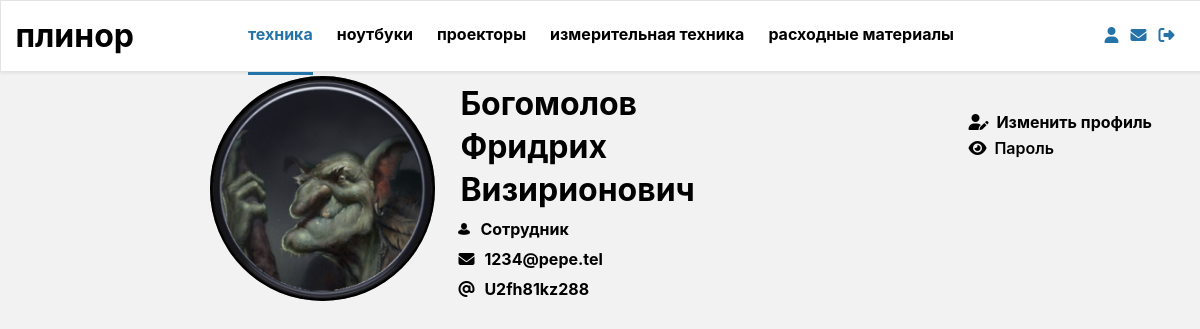
/cabinet/view/ (signed in), run on an earlier commit of the app's database.
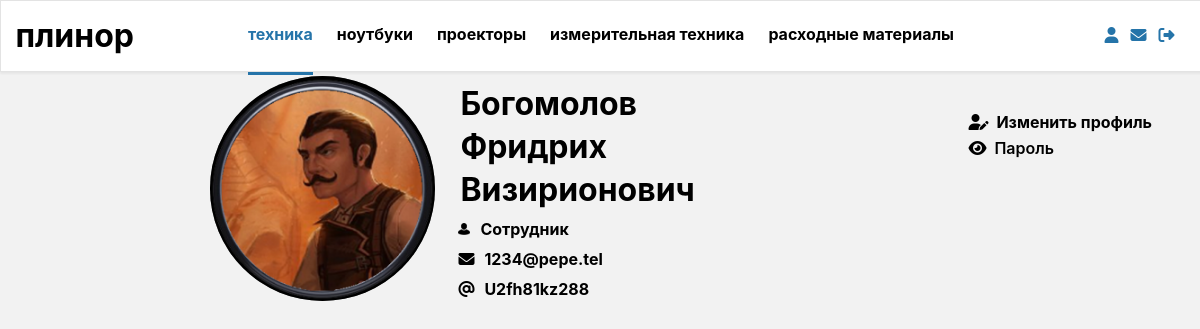
And on a later commit of the database.
### tables this page shows
CREATE TABLE `users` (
  `id` int(11) NOT NULL,
  `login` text,
  `password` text,
  `r_name` text,
  `r_surname` text,
  `r_secname` text,
  `email` text,
  `mode` int(11) DEFAULT NULL,
  `avatar` text
);

### bizz/view/view_form.php (called while the page is built)
<?php
include "bizz/view/view_hat.php";
include "bizz/view/view_menu.php";
include "bizz/view/$content_view";

### bizz/core/view.php (called while the page is built)
<?php
class View
{
    function generate($content_view, $template_view, $data = null)
    {
        include 'bizz/view/'.$template_view;
    }
}

### bizz/controler/controller_cabinet.php (called while the page is built, shortened)
<?php
class Controller_Cabinet extends Controller{
    public function __construct($way)
    {
        $this->model_cabinet=new Model_user();
    }
    function action_view(){
        $data['settings']=0;
        if(isset($this->way[START_POSITION + 2])&&($_SESSION['RULES']>=3))
            $object=$this->way[START_POSITION + 2];
        else{
         if(isset($_SESSION['RULES']))
            $object=null;
            else
            header("location:".URL_BASE."/404");
        }
        $data['person']=$this->model_cabinet->find_person($object);
        $this->view->generate('view_cabinet.php', 'view_form.php', $data);
    }
}

### bizz/bootstrap.php (called while the page is built, shortened)
<?php
require_once 'core/mysql.php';
require_once 'core/model.php';
require_once 'core/view.php';
Route::start($routes);

### index.php (called while the page is built, shortened)
<?php
$routes = explode('/', $_SERVER['SERVER_NAME'].$_SERVER['REQUEST_URI']);
require_once 'bizz/bootstrap.php';

### bizz/core/model.php (called while the page is built, shortened)
<?php
class Model
{
    function __construct()
    {
        $this->db = new MySQL("localhost", "root","root","plinor");
    }
}

### bizz/core/MySQL.php (called while the page is built)
<?php
class MySQL extends mysqli
{
    public static $request=array();
    public  function query($req,$resultmode = MYSQLI_STORE_RESULT){
        array_unshift(self::$request,$req);
        return parent::query($req);
    }
}

### bizz/model/model_user.php (called while the page is built, shortened)
<?php
class Model_user extends Model
{
    function find_person($object)
    {
        if($object!=null){
            $myresult = $this->db->query("SELECT * FROM users WHERE id='$object'");
        }
        else{
        $result = $this->db->query("SELECT id_user FROM hash WHERE hash='{$_COOKIE["hash"]}'");
        $myresult = mysqli_fetch_row($result);
        if (isset($myresult)) {
            $myresult = $this->db->query("SELECT * FROM users WHERE id='$myresult[0]'");
        }}
        $myresult = mysqli_fetch_row($myresult);
        if (isset($myresult)) {
            return $myresult;
        }
    }
}

### bizz/view/view_cabinet.php (the view, shortened to what the changed rows need)
<form name="addform" method="post" action="<?php echo URL_BASE."/cabinet/save/".$data['person'][0];?>" enctype="multipart/form-data">
<article>
    <div class="cab_profile row">
    <img src="<?php echo URL_BASE."/".$data['person'][8];?>" class="cab_avatar">
    <div class="cab_info">
        <input type="text" class="cab_fio" name="r_surname" placeholder="Фамилия" value="<?php echo $data['person'][4];?>" <?php if($data['settings']==0):?>readonly<?php endif;?>>
        <div class="cab_io">
            <input type="text" class="cab_fio" name="r_name" placeholder="Имя" value="<?php echo $data['person'][3];?>" <?php if($data['settings']==0):?>readonly<?php endif;?>>
            <input type="text" class="cab_fio" name="r_secname" placeholder="Отчество" value="<?php echo $data['person'][5];?>" <?php if($data['settings']==0):?>readonly<?php endif;?>>
        </div>
        <div class="cab_full row">
            <img src="<?php echo URL_BASE;?>/pic/orig/profile.png" class="cab_icon">
            <?php if(($data['settings']==1)&&($data['profile'][7]>3)):?>
                <select name="mode">
                    <option value="0" <?php if($data['person'][7]==0): echo 'selected'; endif;?>>Партнёр</option>
                    <option value="1" <?php if($data['person'][7]==1): echo 'selected'; endif;?>>Сотрудник</option>
                    <option value="2" <?php if($data['person'][7]==2): echo 'selected'; endif;?>>Старший сотрудник</option>
                    <option value="3" <?php if($data['person'][7]==3): echo 'selected'; endif;?>>Начальник</option>
                    <option value="4" <?php if($data['person'][7]==4): echo 'selected'; endif;?>>Модератор</option>
                    <option value="5" <?php if($data['person'][7]==5): echo 'selected'; endif;?>>Администратор</option>
                </select>
            <?php else:
                switch($data['person'][7]){
                    case 1:  $role="Сотрудник";break;
                }
                ?>
                <input type="text" value="<?php echo $role?>" readonly>
            <?php endif;?>
        </div>
        <div class="cab_full row">
            <i id = "cab_icon" class="fas fa-envelope"></i>
            <input type="text" name="mail" value="<?php echo $data['person'][6];?>" <?php if($data['settings']==0):?>readonly<?php endif;?>>
        </div>
        <div class="cab_full row">
            <i id = "cab_icon" class="fas fa-at"></i>
            <input type="text" name="login" value="<?php echo $data['person'][1];?>" <?php if($data['settings']==0):?>readonly<?php endif;?>>
        </div>
    </div>
    <div class="cab_settings">
        <?php if($data['settings']==0):?>
        <a href="<?php echo URL_BASE."/cabinet/change/".$data['person'][0]?>"><div class="cab_full row">
                <i id = "cab_icon" class="fas fa-user-edit"></i>
            <p>Изменить профиль</p>
        </div>
        </a>
        <div class="cab_full row">
            <i id = "cab_icon" class="fas fa-eye" onclick="cab_vis(this,0)"></i>
            <p class="cab_pus">Пароль</p>
        </div>
        <?php endif;?>
    </div>
    </div>
</article>
</form>

What changed in the data, as far as the page shows it:
changed users "Богомолов": avatar: a different picture
